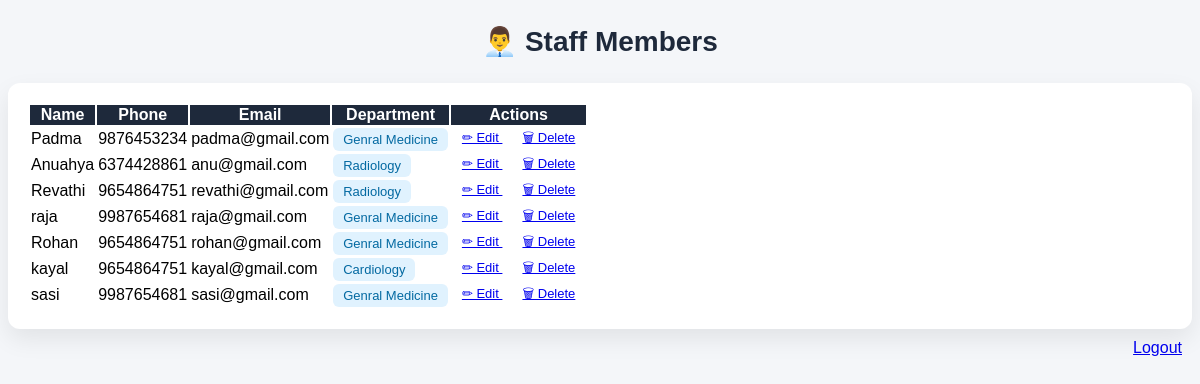
Page /happ/staff_list/ on the committed database.
### happ/models.py (models this page shows, shortened)
class Staff(models.Model):
    staff_id = models.AutoField(primary_key=True)
    staff_name = models.CharField(max_length=100)
    username = models.CharField(max_length=100, unique=True)
    password = models.CharField(max_length=100)
    gender = models.CharField(max_length=10)
    phone = models.CharField(max_length=15)
    email = models.EmailField(unique=True)
    address = models.TextField()
    department = models.ForeignKey(Department, on_delete=models.CASCADE)

class Department(models.Model):
    department_id = models.AutoField(primary_key=True)
    department_name = models.CharField(max_length=100)

### happ/views.py (the view)
# urls.py: path('staff_list/', views.staff_list, name='staff_list'),
def staff_list(request):
    staffs = Staff.objects.all()
    return render(request, 'staff_list.html', {'staffs': staffs})

### happ/templates/staff_list.html (shortened to what this page needs)
{% block content %}
<div class="container py-4">
    <div class="page-title">👨‍💼 Staff Members</div>
    <div class="table-card">
        <div class="table-responsive">
            <table class="table align-middle text-center">
                <thead>
                    <tr>
                        <th>Name</th>
                        <th>Phone</th>
                        <th>Email</th>
                        <th>Department</th>
                        <th>Actions</th>
                    </tr>
                </thead>
                <tbody>
                    {% for s in staffs %}
                    <tr>
                        <td class="fw-semibold">
                            {{ s.staff_name }}
                        </td>
                        <td>{{ s.phone }}</td>
                        <td>{{ s.email }}</td>
                        <td>
                            <span class="dept">
                                {{ s.department.department_name }}
                            </span>
                        </td>
                        <td>
                            <a href="{% url 'update_staff' s.staff_id %}"
                               class="btn btn-sm btn-outline-warning">
                                ✏ Edit
                            </a>
                            <a href="{% url 'delete_staff' s.staff_id %}"
                               class="btn btn-sm btn-outline-danger">
                                🗑 Delete
                            </a>
                        </td>
                    </tr>
                    {% empty %}
                    <tr>
                        <td colspan="5" class="empty">
                            No staff members found
                        </td>
                    </tr>
                    {% endfor %}
                </tbody>
            </table>
        </div>
    </div>
</div>
{% endblock %}
<div style="text-align:right;padding:10px;"><a href="{% url 'logout' %}">Logout</a></div>

### happ/templates/staff_list.html (style rules this page uses)
.page-title { text-align:center; font-size:28px; font-weight:bold; color:#1e293b; margin:25px 0; }
.table-card { background:white; border-radius:12px; padding:20px; box-shadow:0 10px 25px rgba(0,0,0,0.08); }
.table thead { background:#1e293b; color:white; }
.dept { background:#e0f2fe; color:#0369a1; padding:4px 10px; border-radius:6px; font-size:13px; }
.btn-sm { border-radius:8px; font-size:13px; padding:5px 10px; }

### rows in the picture
Staff: staff_name "Padma", phone "9876453234", email "padma@gmail.com", department.department_name "Genral Medicine"
Staff: staff_name "Anuahya", phone "6374428861", email "anu@gmail.com", department.department_name "Radiology"
Staff: staff_name "Revathi", phone "9654864751", email "revathi@gmail.com", department.department_name "Radiology"
Staff: staff_name "raja", phone "9987654681", email "raja@gmail.com", department.department_name "Genral Medicine"
Staff: staff_name "Rohan", phone "9654864751", email "rohan@gmail.com", department.department_name "Genral Medicine"
Staff: staff_name "kayal", phone "9654864751", email "kayal@gmail.com", department.department_name "Cardiology"
Staff: staff_name "sasi", phone "9987654681", email "sasi@gmail.com", department.department_name "Genral Medicine"
